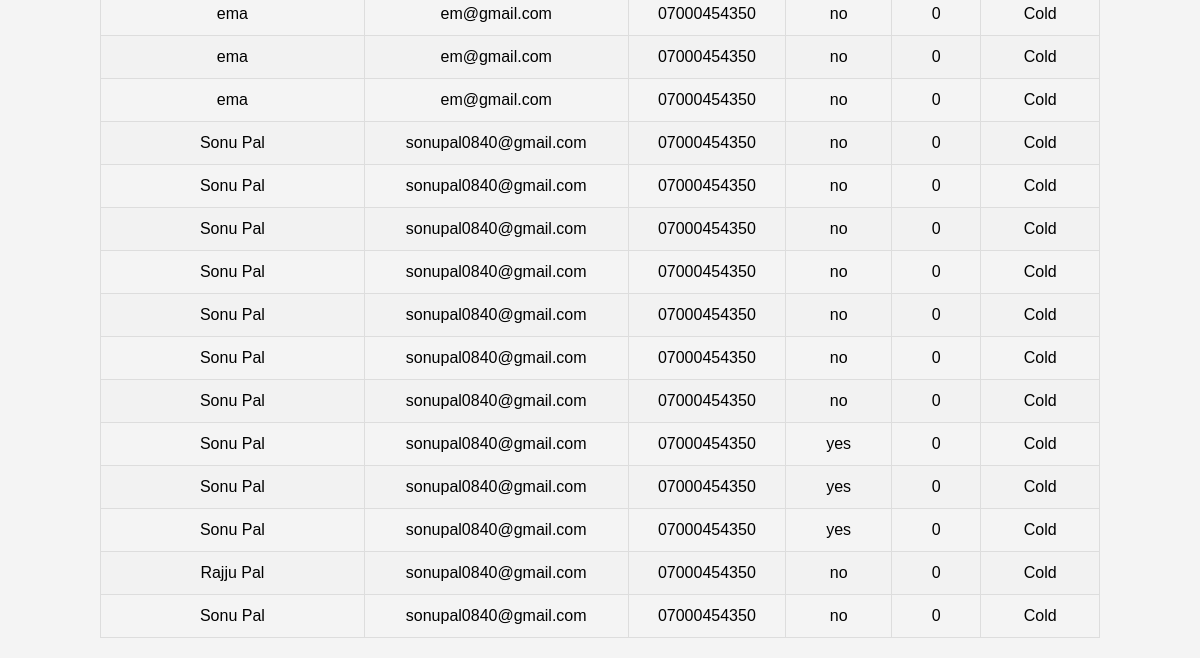
The app's page /report/ (lower part), older data.
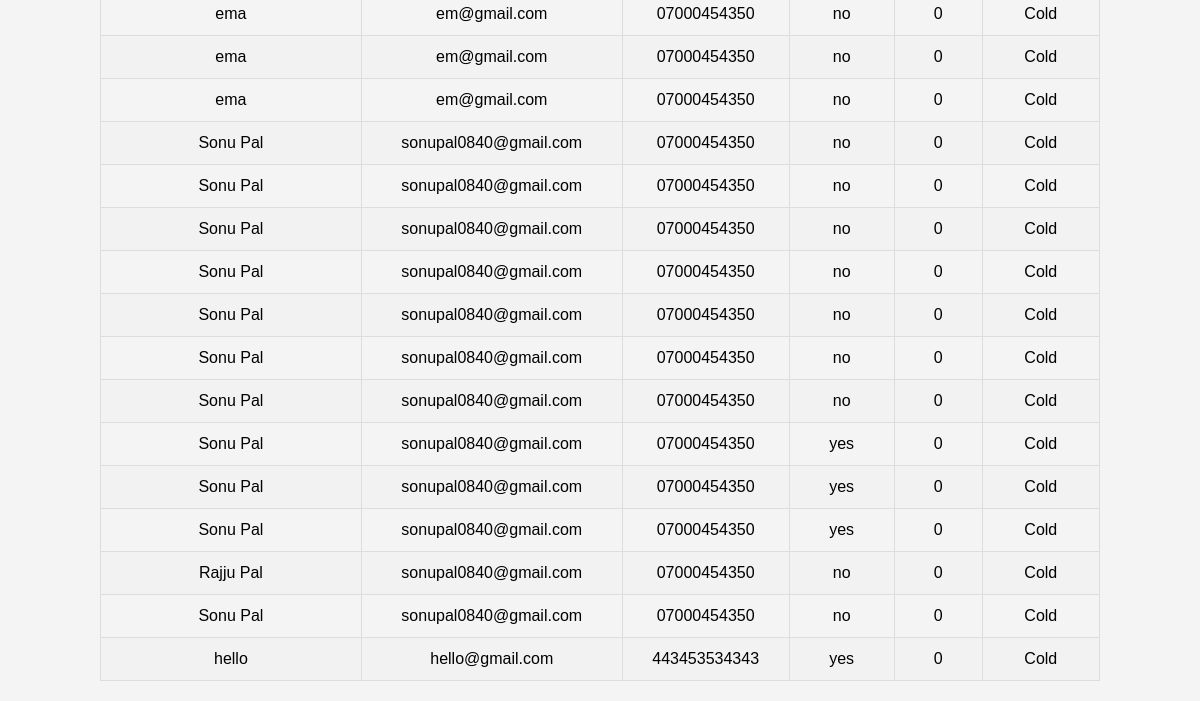
The same page, newer data.
### leads/models.py (models this page shows, shortened)
class Lead(models.Model):
    name = models.CharField(max_length=100)
    email = models.EmailField()
    phone = models.CharField(max_length=15)
    interest = models.CharField(max_length=100)
    score = models.IntegerField(default=0)
    segment = models.CharField(max_length=50, blank=True, null=True)
    timestamp = models.DateTimeField(default=timezone.now)  # New field

### leads/views.py (the view)
# urls.py: path('report/', views.report_view, name='report'),
def report_view(request):
    leads = Lead.objects.all()
    form = LeadFilterForm(request.GET)
    if form.is_valid():
        interest = form.cleaned_data.get('interest')
        min_score = form.cleaned_data.get('min_score')
        max_score = form.cleaned_data.get('max_score')
        if interest:
            leads = leads.filter(interest__icontains=interest)
        if min_score is not None:
            leads = leads.filter(score__gte=min_score)
        if max_score is not None:
            leads = leads.filter(score__lte=max_score)
    return render(request, 'report.html', {'leads': leads, 'form': form})

### templates/report.html (shortened to what this page needs)
{% load static %}
<!DOCTYPE html>
<html lang="en">
<head>
    <link rel="stylesheet" href="{% static 'css/report.css' %}">
</head>
<body>
    <div class="container">
        <table class="lead-table">
            <tbody>
                {% for lead in leads %}
                <tr>
                    <td>{{ lead.name }}</td>
                    <td>{{ lead.email }}</td>
                    <td>{{ lead.phone }}</td>
                    <td>{{ lead.interest }}</td>
                    <td>{{ lead.score }}</td>
                    <td>{{ lead.segment }}</td>
                </tr>
                {% endfor %}
            </tbody>
        </table>
    </div>
</body>
</html>

Row changes from the older to the newer data that the page shows:
added Lead: name "hello", email "hello@gmail.com", phone "443453534343", interest "yes", score "0", segment "Cold"
